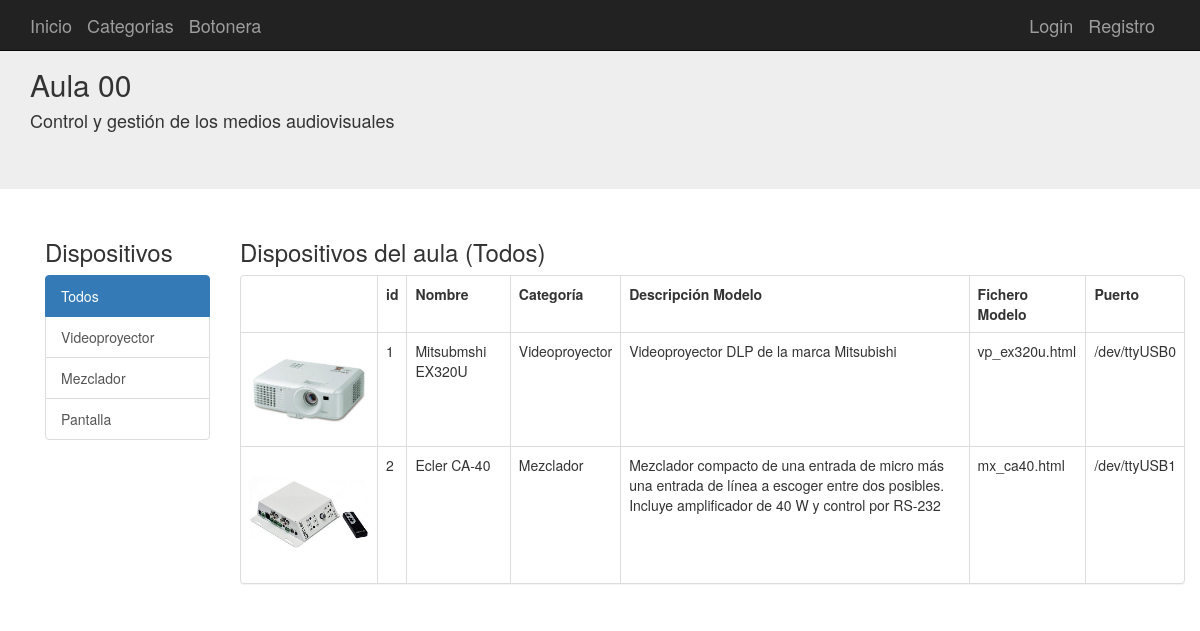
Before: / with the older database file.
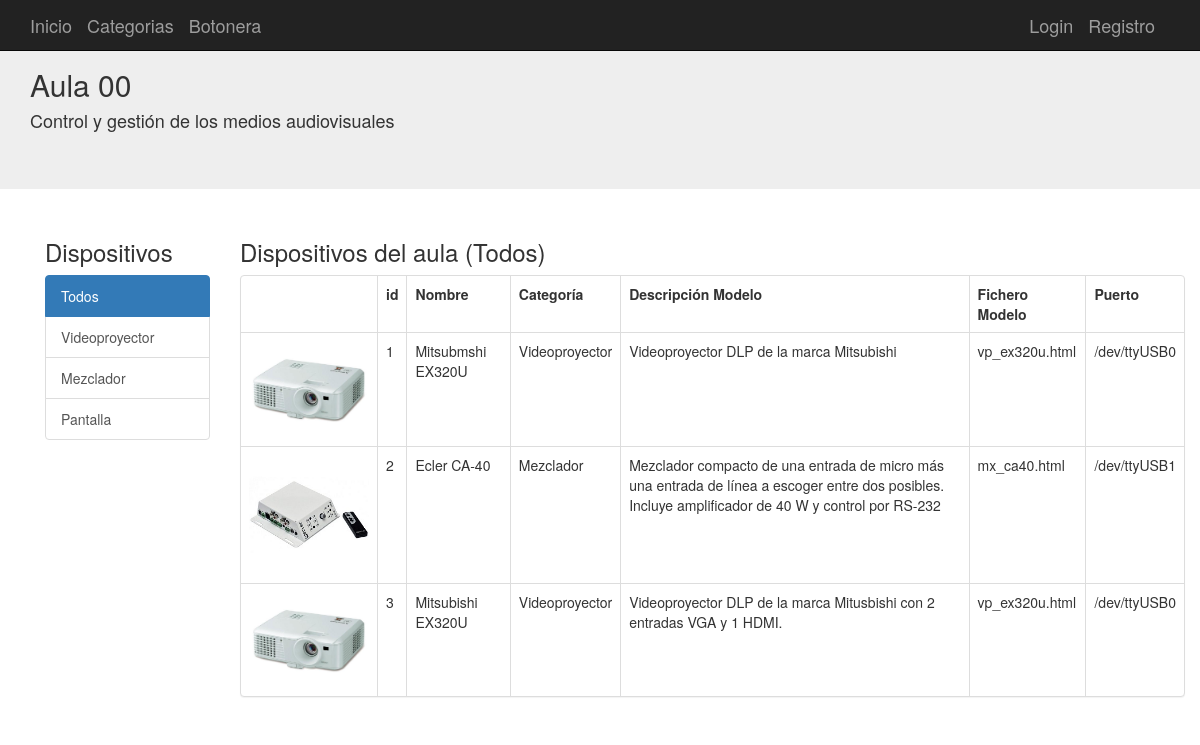
After: the same page with the newer database file.
### aplicacion/models.py (models this page shows, shortened)
class Categorias(db.Model):
	__tablename__ = 'categorias'
	id = Column(Integer, primary_key=True)
	nombre = Column(String(100))
	modelo = relationship("Dispositivos", cascade="all, delete-orphan", backref="Categorias",lazy='dynamic')

class Dispositivos(db.Model):
	__tablename__ = 'dispositivos'
	id = Column(Integer, primary_key=True)
	nombre = Column(String(100),nullable=False)
	descripcion = Column(String(255))
	imagen = Column(String(255))
	puerto = Column(String(100))
	archivoHTML = Column(String(255))
	archivoPY = Column(String(255))
	CategoriaId=Column(Integer,ForeignKey('categorias.id'), nullable=False)
	categoria = relationship("Categorias", backref="Dispositivos")
	comando = relationship("Comandos", cascade="all, delete-orphan",backref = "Dispositivos",lazy='dynamic')

### aplicacion/app.py (the view)
@app.route('/')
@app.route('/categoria/<id>')
def inicio(id='0'):
	categoria=Categorias.query.get(id)
	if id=='0':
		dispositivos=Dispositivos.query.all()
	else:
		dispositivos=Dispositivos.query.filter_by(CategoriaId=id)
	categorias=Categorias.query.all()
	pagina = "inicio.html"
	print(pagina, sys.stdout)
	logging.info("/inicio.html Llamada a página principal")
	return render_template(pagina, dispositivos = dispositivos, categorias=categorias,categoria=categoria)

### aplicacion/templates/inicio.html (shortened to what this page needs)
{% extends "base.html" %}
{% block contenido %}
<div class="container">
  <div class="row">
    <div class="col-md-2">
      <h3>Dispositivos</h3>
      <div class="list-group">
        {% for cat in categorias %}
        {% if categoria.nombre==cat.nombre%}
        <a class="list-group-item active" href="{{url_for('inicio',id=cat.id)}}">{{cat.nombre}}</a>
        {% else %}
        <a class="list-group-item" href="{{url_for('inicio',id=cat.id)}}">{{cat.nombre}}</a>
        {% endif%}
        {% endfor %}
      </div>
      <br/>
      <br/>
    </div>
    <div class="col-md-10">
      <h3>Dispositivos del aula ({{categoria.nombre}})</h3>
      <div class="panel panel-default">
        <table class="table table-bordered">
          <tr>
            <th></th>
            <th>id</th>
            <th>Nombre </th>
            <th>Categoría</th>
            <th>Descripción Modelo</th>
            <th>Fichero Modelo</th>
            <th>Puerto</th>
          </tr>
          {% for disp in dispositivos %}
          <tr>
            {% if disp.imagen %}
            <td><a href="{{url_for('dispositivo',id=disp.id)}}" class="load-device"><img src="{{url_for('static',filename='img/')}}{{disp.imagen}}"/ width="120"></a>
            {% else %}
              <td><a href="{{url_for('dispositivo',id=disp.id)}}" class="load-device"><img src="{{url_for('static',filename='img/not-found.png')}}" width="120" /></a>
            {% endif %}
                <td>{{disp.id}}</td>
                <td>{{disp.nombre}}</td>
                <td>{{disp.categoria.nombre}}</td>
                <td>{{disp.descripcion}}</td>
                <td>{{disp.archivoHTML}}</td>
                <td>{{disp.puerto}}</td>
              </tr>
              {% endfor %}
            </table>
          </div>
        </div>
      </div>
    </div>
    {% endblock %}

### aplicacion/templates/base.html (shortened to what this page needs)
{% extends "bootstrap/base.html" %}
{% block navbar %}
<link rel="stylesheet" href="/static/css/style.css">
<nav class="navbar navbar-inverse navbar-fixed-top">
      <div class="container">
        <div class="navbar-header">
          <a class="navbar-brand" href="/">Inicio</a>
          <a class="navbar-brand" href="{{url_for('categorias')}}">Categorias</a>
          <a class="navbar-brand" href="{{url_for('botonera')}}">Botonera</a>
        </div>
        <div id="navbar" class="navbar-collapse collapse navbar-right">
          {% if current_user.is_authenticated %}
          <a class="navbar-brand " href="/perfil/{{ current_user.username}}"> Perfil</a>
          <a class="navbar-brand " href="/logout"> {{ current_user.username}} (Salir)</a>
          {% else %}
          <a class="navbar-brand " href="/login">Login</a>
          <a class="navbar-brand " href="/registro">Registro</a>
          {% endif %}
        </div>
      </div>
    </nav>
    <div class="jumbotron">
      <div class="container">
        <h2>Aula 00</h2>
        <h4>Control y gestión de los medios audiovisuales</h4>
      </div>
    </div>
{% endblock %}
{% block content %}
<div class="container-fluid">
  <div class="row">
    <div class="container">
        {% block contenido %}{% endblock %}
    </div>
</div>
{% endblock %}

Changed rows visible on the page:
added Dispositivos: imagen (picture), id "3", nombre "Mitsubishi EX320U", categoria.nombre "Videoproyector", descripcion "Videoproyector DLP de la marca Mitusbishi con 2 entradas VGA y 1 HDMI.", archivoHTML "vp_ex320u.html", puerto "/dev/ttyUSB0"
